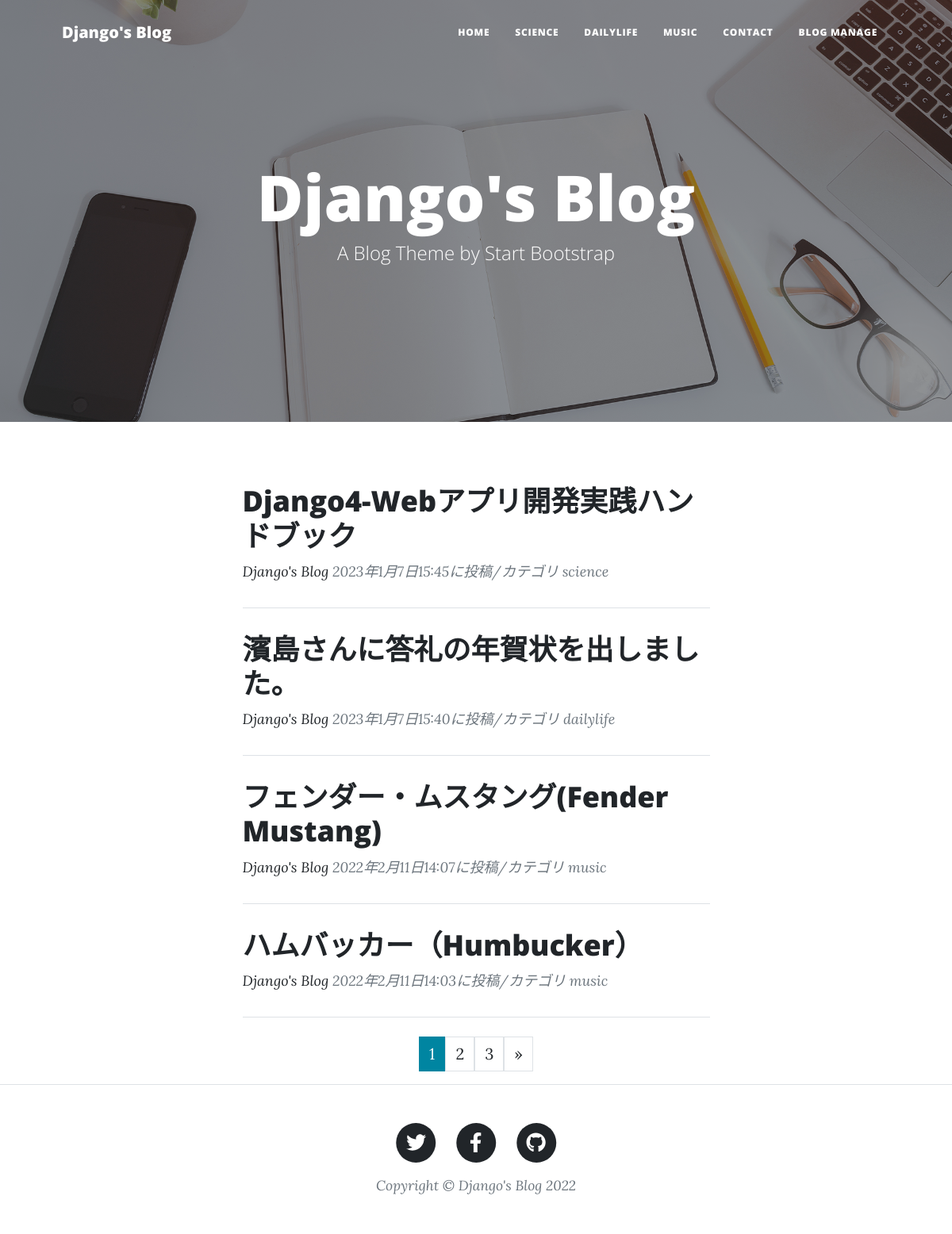
The page / on the database its author committed.
### blogapp/models.py (models this page shows, shortened)
class BlogPost(models.Model):
    CATEGORY = (
        ('science', '科学のこと'),
        ('dailylife', '日常のこと'),
        ('music', '音楽のこと'),
    )
    title = models.CharField(
        verbose_name='タイトル',
        max_length=200
    )
    content = models.TextField(
        verbose_name='本文'
    )
    posted_at = models.DateTimeField(
        verbose_name='投稿日時',
        auto_now_add=True
    )
    category = models.CharField(
        verbose_name='カテゴリー',
        max_length=50,
        choices=CATEGORY
    )

### blogapp/views.py (the view)
# urls.py: path('', views.IndexView.as_view(), name='index'),
class IndexView(ListView):
    template_name = 'index.html'
    context_object_name = 'orderby_records'
    queryset = BlogPost.objects.order_by('-posted_at')
    paginate_by = 4

### blogapp/templates/index.html (shortened to what this page needs)
{% extends 'base.html' %}
{% load static %}
{% block header %}
<header class="masthead" style="background-image: url({% static 'assets/img/home-bg.jpg' %})">
    <div class="container position-relative px-4 px-lg-5">
        <div class="row gx-4 gx-lg-5 justify-content-center">
            <div class="col-md-10 col-lg-8 col-xl-7">
                <div class="site-heading">
                    <h1>Django's Blog</h1>
                    <span class="subheading">A Blog Theme by Start Bootstrap</span>
                </div>
            </div>
        </div>
    </div>
</header>
{% endblock %}
{% block contents %}
<div class="container px-4 px-lg-5">
    <div class="row gx-4 gx-lg-5 justify-content-center">
        <div class="col-md-10 col-lg-8 col-xl-7">
            {% for record in orderby_records %}
            <div class="post-preview">
                <a href={% url 'blogapp:blog_detail' record.pk %}>
                    <h2 class="post-title">{{ record.title }}</h2>
                <p class="post-meta">
                    <a href="#">Django's Blog</a>
                    {{ record.posted_at }}に投稿/カテゴリ
                    {{ record.category }}
                </p>
            </div>
            <hr class="my-4" />
            {% endfor %}
            {% include "pagination.html" %}
        </div>
    </div>
</div>
{% endblock %}

### blogapp/templates/base.html (shortened to what this page needs)
{% load static %}
<!DOCTYPE html>
<html lang="ja">
    <head>
        <link href={% static 'css/styles.css' %} rel="stylesheet"/>
    </head>
    <body>
        <nav class="navbar navbar-expand-lg navbar-light" id="mainNav">
            <div class="container px-4 px-lg-5">
                <a class="navbar-brand" href={% url 'blogapp:index' %}>Django's Blog</a>
                <div class="collapse navbar-collapse" id="navbarResponsive">
                    <ul class="navbar-nav ms-auto py-4 py-lg-0">
                        <li class="nav-item"><a class="nav-link px-lg-3 py-3 py-lg-4" href={% url 'blogapp:index' %}>Home</a></li>
                        <li class="nav-item"><a class="nav-link px-lg-3 py-3 py-lg-4" href={% url 'blogapp:science_list' %}>SCIENCE</a></li>
                        <li class="nav-item"><a class="nav-link px-lg-3 py-3 py-lg-4" href={% url 'blogapp:dailylife_list' %}>DAILYLIFE</a></li>
                        <li class="nav-item"><a class="nav-link px-lg-3 py-3 py-lg-4" href={% url 'blogapp:music_list' %}>MUSIC</a></li>
                        <li class="nav-item"><a class="nav-link px-lg-3 py-3 py-lg-4" href={% url 'blogapp:contact' %}>Contact</a></li>
                        <li class="nav-item"><a class="nav-link px-lg-3 py-3 py-lg-4" href="/admin">BLOG MANAGE</a></li>
                    </ul>
                </div>
            </div>
        </nav>
        {% block header %}
        {% endblock %}
        {% block contents %}
        {% endblock %}
        <footer class="border-top">
            <div class="container px-4 px-lg-5">
                <div class="row gx-4 gx-lg-5 justify-content-center">
                    <div class="col-md-10 col-lg-8 col-xl-7">
                        <ul class="list-inline text-center">
                            <li class="list-inline-item">
                                <a href="https://twitter.com">
                                    <span class="fa-stack fa-lg">
                                        <i class="fas fa-circle fa-stack-2x"></i>
                                        <i class="fab fa-twitter fa-stack-1x fa-inverse"></i>
                                    </span>
                                </a>
                            </li>
                            <li class="list-inline-item">
                                <a href="https://www.facebook.com">
                                    <span class="fa-stack fa-lg">
                                        <i class="fas fa-circle fa-stack-2x"></i>
                                        <i class="fab fa-facebook-f fa-stack-1x fa-inverse"></i>
                                    </span>
                                </a>
                            </li>
                            <li class="list-inline-item">
                                <a href="https://github.com">
                                    <span class="fa-stack fa-lg">
                                        <i class="fas fa-circle fa-stack-2x"></i>
                                        <i class="fab fa-github fa-stack-1x fa-inverse"></i>
                                    </span>
                                </a>
                            </li>
                        </ul>
                        <div class="small text-center text-muted fst-italic">Copyright &copy; Django's Blog 2022</div>
                    </div>
                </div>
            </div>
        </footer>
    </body>
</html>

### blogapp/templates/pagination.html (shortened to what this page needs)
<ul class="pagination" style="justify-content:center">
    {% for num in page_obj.paginator.page_range %}
        {% if page_obj.number == num %}
        <li class="page-item active">
            <span class="page-link">{{ num }}</span>
        </li>
        {% else %}
        <li class="page_item">
            <a class="page-link" href="?page={{ num }}">{{ num }}</a>
        </li>
        {% endif %}
    {% endfor %}
    {% if page_obj.has_next %}
    <li>
        <a class="page-link" href="?page={{ page_obj.next_page_number }}" aria-label="Next">
            <span aria-hidden="true">&raquo;</span>
        </a>
    </li>
    {% endif %}
</ul>

### rows shown on the page
BlogPost: title "Django4-Webアプリ開発実践ハンドブック", posted_at "2023年1月7日15:45", category "science"
BlogPost: title "濱島さんに答礼の年賀状を出しました。", posted_at "2023年1月7日15:40", category "dailylife"
BlogPost: title "フェンダー・ムスタング(Fender Mustang)", posted_at "2022年2月11日14:07", category "music"
BlogPost: title "ハムバッカー（Humbucker）", posted_at "2022年2月11日14:03", category "music"

### other values the page prints
{{ num }} "1"
{{ num }} "2" "3"
